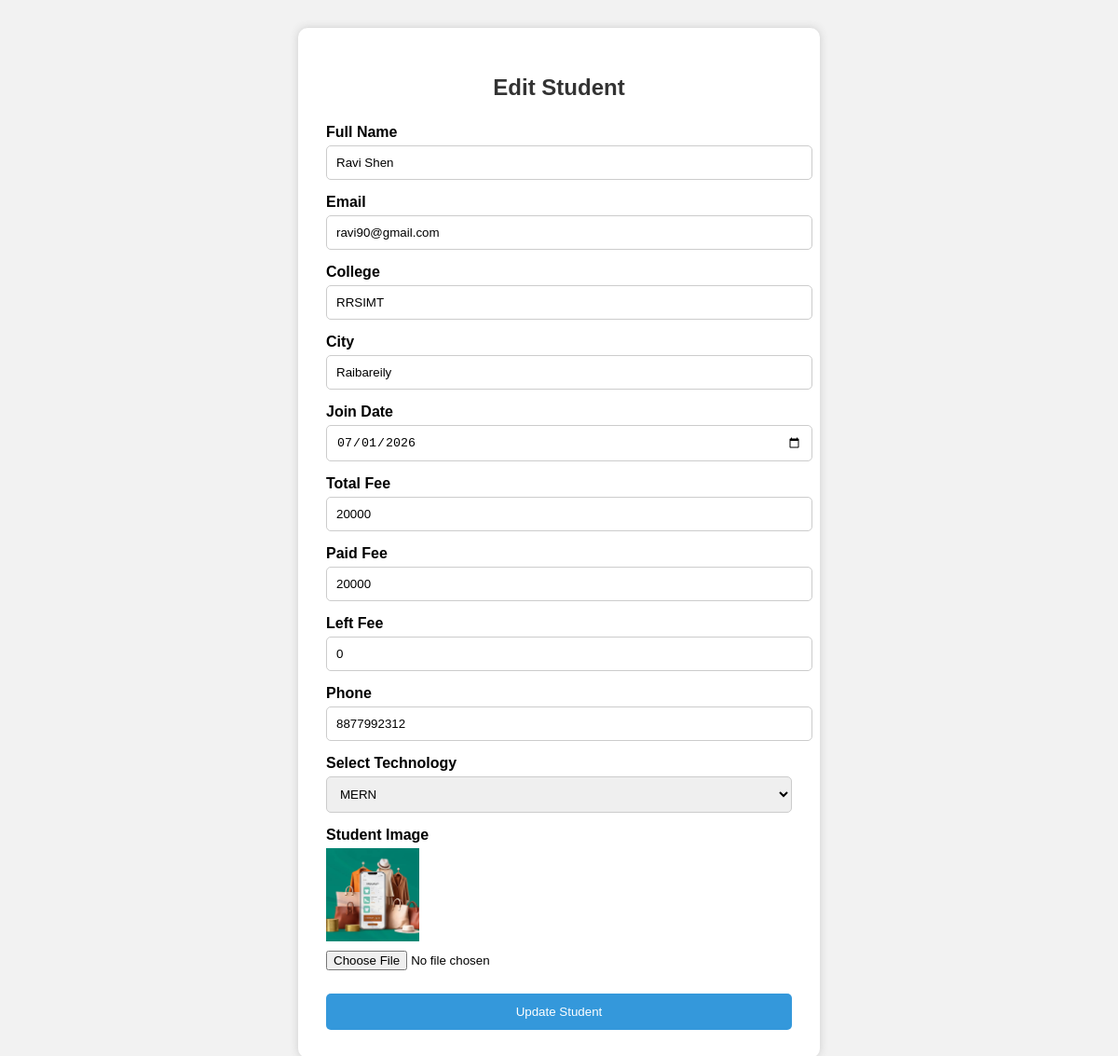
Page /edit_stu/4 (signed in) on the committed database.
### student/models.py (models this page shows)
class student(models.Model):
    name = models.CharField(max_length=20, null=True)
    email = models.CharField(max_length=30, null=True)
    username = models.CharField(max_length=12, unique=True, null=True)
    password = models.CharField(max_length=30, unique=True, null=True)
    college = models.CharField(max_length=50, null=True)
    city_name = models.CharField(max_length=20, null=True)
    Joining_Date = models.DateField(null=True)
    Total_fee = AnyValue(null=True)
    Paid_fee = AnyValue(null=True)
    left_fee = AnyValue(null=True)
    phone = AnyValue(max=10, null=True)
    Technology = models.CharField(max_length=20, null=True)
    image = models.ImageField(upload_to='student_images/',null=True,blank=True)

### student/views.py (the view, shortened to what this page needs)
# urls.py: path('edit_stu/<int:id>',edit_student,name='edit_student'),
@login_required(login_url='login')
def edit_student(request,id):
    obj=student.objects.get(id=id)
    return render(request,"edit_student.html",{'obj':obj})

### student/models.py (called while the page is built)
    def get_internal_type(self):
        return "TextField"

    def from_db_value(self, value, expression, connection):
        return self.to_python(value)

    def to_python(self, value):
        if value is None or value == "":
            return None
        if isinstance(value, (dict, list, tuple, set, int, float, bool, type(None))):
            return value
        if isinstance(value, bytes):
            value = value.decode("utf-8")
        if isinstance(value, str):
            try:
                return json.loads(value)
            except (TypeError, ValueError):
                return value
        return value

### student/templates/edit_student.html (shortened to what this page needs)
<!DOCTYPE html>
<html>
<head>
</head>
<body>
    <div class="form-box">
        <h2>Edit Student</h2>
        <form method="post" enctype="multipart/form-data">
            <div class="form-group">
                <label>Full Name</label>
                <input type="text" name="name" class="input" value="{{obj.name}}">
            </div>
            <div class="form-group">
                <label>Email</label>
                <input type="email" name="email" class="input" value="{{obj.email}}">
            </div>
            <div class="form-group">
                <label>College</label>
                <input type="text" name="college" class="input" value="{{obj.college}}">
            </div>
            <div class="form-group">
                <label>City</label>
                <input type="text" name="city" class="input" value="{{obj.city_name}}">
            </div>
            <div class="form-group">
                <label>Join Date</label>
                <input type="date" name="jdate" class="input" value="{{obj.Joining_Date|date:'Y-m-d'}}">
            </div>
            <div class="form-group">
                <label>Total Fee</label>
                <input type="number" name="tfee" class="input" value="{{obj.Total_fee}}">
            </div>
            <div class="form-group">
                <label>Paid Fee</label>
                <input type="number" name="pfee" class="input" value="{{obj.Paid_fee}}">
            </div>
            <div class="form-group">
                <label>Left Fee</label>
                <input type="text" name="lfee" class="input" value="{{obj.left_fee}}">
            </div>
            <div class="form-group">
                <label>Phone</label>
                <input type="text" name="phone" class="input" value="{{obj.phone}}">
            </div>
            <div class="form-group">
                <label>Select Technology</label>
                <select name="technology">
                    <option value="Mern" {% if obj.Technology == "Mern" %}selected{% endif %}>
                        MERN
                    </option>
                </select>
            </div>
            <div class="form-group">
                <label>Student Image</label>
                {% if obj.image %}
                <img src="{{ obj.image.url }}" width="100" height="100"
                    style="object-fit: cover; display:block; margin-bottom:10px;">
                {% endif %}
                <input type="file" name="image">
            </div>
            <input type="submit" value="Update Student" class="btn-update">
    </div>
</body>
</html>

### student/templates/edit_student.html (style rules this page uses)
body { background-color: #f2f2f2; font-family: Arial; }
.form-box { width: 500px; margin: 30px auto; background-color: white; padding: 30px; border-radius: 10px; box-shadow: 0 0 10px #ccc; }
h2 { text-align: center; color: #333; margin-bottom: 25px; }
.form-group { margin-bottom: 15px; }
label { display: block; margin-bottom: 5px; font-weight: bold; }
.input, select { width: 100%; padding: 10px; border: 1px solid #ccc; border-radius: 5px; }
.btn-update { width: 100%; padding: 12px; background-color: #3498db; color: white; border: none; border-radius: 5px; cursor: pointer; margin-top: 10px; }

### rows in the picture
student: name "Ravi Shen", email "ravi90@gmail.com", college "RRSIMT", city "Raibareily", jdate "07/01/2026", tfee "20000", pfee "20000", lfee "0", phone "8877992312", technology "MERN", image (picture)
